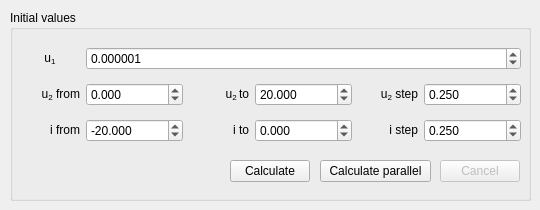
   <widget class="QWidget" name="tab_u2i">
    <attribute name="title">
     <string>u2, i</string>
    </attribute>
    <widget class="QGroupBox" name="groupBox_4">
     <property name="geometry">
      <rect>
       <x>10</x>
       <y>10</y>
       <width>521</width>
       <height>191</height>
      </rect>
     </property>
     <property name="title">
      <string>Initial values</string>
     </property>
     <widget class="QWidget" name="verticalLayoutWidget_3">
      <property name="geometry">
       <rect>
        <x>10</x>
        <y>30</y>
        <width>501</width>
        <height>111</height>
       </rect>
      </property>
      <layout class="QVBoxLayout" name="verticalLayout_4">
       <item>
        <layout class="QHBoxLayout" name="horizontalLayout_9">
         <item>
          <layout class="QHBoxLayout" name="horizontalLayout_78">
           <item>
            <widget class="QLabel" name="label_75">
             <property name="maximumSize">
              <size>
               <width>60</width>
               <height>16777215</height>
              </size>
             </property>
             <property name="text">
              <string>&lt;html&gt;&lt;head/&gt;&lt;body&gt;&lt;p align=&quot;center&quot;&gt;u&lt;span style=&quot; vertical-align:sub;&quot;&gt;1&lt;/span&gt;&lt;/p&gt;&lt;/body&gt;&lt;/html&gt;</string>
             </property>
            </widget>
           </item>
           <item>
            <widget class="QDoubleSpinBox" name="input_u1_u2i">
             <property name="decimals">
              <number>6</number>
             </property>
             <property name="minimum">
              <double>-1000.000000000000000</double>
             </property>
             <property name="maximum">
              <double>1000.000000000000000</double>
             </property>
             <property name="value">
              <double>0.000001000000000</double>
             </property>
            </widget>
           </item>
          </layout>
         </item>
        </layout>
       </item>
       <item>
        <layout class="QHBoxLayout" name="horizontalLayout_8">
         <item>
          <layout class="QHBoxLayout" name="horizontalLayout_75">
           <item>
            <widget class="QLabel" name="label_72">
             <property name="maximumSize">
              <size>
               <width>60</width>
               <height>16777215</height>
              </size>
             </property>
             <property name="text">
              <string>&lt;html&gt;&lt;head/&gt;&lt;body&gt;&lt;p align=&quot;right&quot;&gt;u&lt;span style=&quot; vertical-align:sub;&quot;&gt;2&lt;/span&gt; from&lt;/p&gt;&lt;/body&gt;&lt;/html&gt;</string>
             </property>
            </widget>
           </item>
           <item>
            <widget class="QDoubleSpinBox" name="input_u2_from_u2i">
             <property name="decimals">
              <number>3</number>
             </property>
             <property name="minimum">
              <double>-1000.000000000000000</double>
             </property>
             <property name="maximum">
              <double>1000.990000000000009</double>
             </property>
             <property name="singleStep">
              <double>1.000000000000000</double>
             </property>
             <property name="value">
              <double>0.000000000000000</double>
             </property>
            </widget>
           </item>
          </layout>
         </item>
         <item>
          <layout class="QHBoxLayout" name="horizontalLayout_76">
           <item>
            <widget class="QLabel" name="label_73">
             <property name="maximumSize">
              <size>
               <width>60</width>
               <height>16777215</height>
              </size>
             </property>
             <property name="text">
              <string>&lt;html&gt;&lt;head/&gt;&lt;body&gt;&lt;p align=&quot;right&quot;&gt;u&lt;span style=&quot; vertical-align:sub;&quot;&gt;2 &lt;/span&gt;to&lt;/p&gt;&lt;/body&gt;&lt;/html&gt;</string>
             </property>
            </widget>
           </item>
           <item>
            <widget class="QDoubleSpinBox" name="input_u2_to_u2i">
             <property name="decimals">
              <number>3</number>
             </property>
             <property name="minimum">
              <double>-1000.000000000000000</double>
             </property>
             <property name="maximum">
              <double>1000.000000000000000</double>
             </property>
             <property name="value">
              <double>20.000000000000000</double>
             </property>
            </widget>
           </item>
          </layout>
         </item>
         <item>
          <layout class="QHBoxLayout" name="horizontalLayout_77">
           <item>
            <widget class="QLabel" name="label_74">
             <property name="maximumSize">
              <size>
               <width>60</width>
               <height>16777215</height>
              </size>
             </property>
             <property name="text">
              <string>&lt;html&gt;&lt;head/&gt;&lt;body&gt;&lt;p align=&quot;right&quot;&gt;u&lt;span style=&quot; vertical-align:sub;&quot;&gt;2&lt;/span&gt; step&lt;/p&gt;&lt;/body&gt;&lt;/html&gt;</string>
             </property>
            </widget>
           </item>
           <item>
            <widget class="QDoubleSpinBox" name="input_u2_step_u2i">
             <property name="decimals">
              <number>3</number>
             </property>
             <property name="minimum">
              <double>0.001000000000000</double>
             </property>
             <property name="maximum">
              <double>100.000000000000000</double>
             </property>
             <property name="value">
              <double>0.250000000000000</double>
             </property>
            </widget>
           </item>
          </layout>
         </item>
        </layout>
       </item>
       <item>
        <layout class="QHBoxLayout" name="horizontalLayout_7">
         <item>
          <layout class="QHBoxLayout" name="horizontalLayout_72">
           <item>
            <widget class="QLabel" name="label_69">
             <property name="maximumSize">
              <size>
               <width>60</width>
               <height>16777215</height>
              </size>
             </property>
             <property name="text">
              <string>&lt;html&gt;&lt;head/&gt;&lt;body&gt;&lt;p align=&quot;right&quot;&gt;i from&lt;/p&gt;&lt;/body&gt;&lt;/html&gt;</string>
             </property>
            </widget>
           </item>
           <item>
            <widget class="QDoubleSpinBox" name="input_i_from_u2i">
             <property name="decimals">
              <number>3</number>
             </property>
             <property name="minimum">
              <double>-1000.000000000000000</double>
             </property>
             <property name="maximum">
              <double>1000.000000000000000</double>
             </property>
             <property name="value">
              <double>-20.000000000000000</double>
             </property>
            </widget>
           </item>
          </layout>
         </item>
         <item>
          <layout class="QHBoxLayout" name="horizontalLayout_73">
           <item>
            <widget class="QLabel" name="label_70">
             <property name="maximumSize">
              <size>
               <width>60</width>
               <height>16777215</height>
              </size>
             </property>
             <property name="text">
              <string>&lt;html&gt;&lt;head/&gt;&lt;body&gt;&lt;p align=&quot;right&quot;&gt;i to&lt;/p&gt;&lt;/body&gt;&lt;/html&gt;</string>
             </property>
            </widget>
           </item>
           <item>
            <widget class="QDoubleSpinBox" name="input_i_to_u2i">
             <property name="decimals">
              <number>3</number>
             </property>
             <property name="minimum">
              <double>-1000.000000000000000</double>
             </property>
             <property name="maximum">
              <double>1000.000000000000000</double>
             </property>
             <property name="value">
              <double>0.000000000000000</double>
             </property>
            </widget>
           </item>
          </layout>
         </item>
         <item>
          <layout class="QHBoxLayout" name="horizontalLayout_74">
           <item>
            <widget class="QLabel" name="label_71">
             <property name="maximumSize">
              <size>
               <width>60</width>
               <height>16777215</height>
              </size>
             </property>
             <property name="text">
              <string>&lt;html&gt;&lt;head/&gt;&lt;body&gt;&lt;p align=&quot;right&quot;&gt;i step&lt;/p&gt;&lt;/body&gt;&lt;/html&gt;</string>
             </property>
            </widget>
           </item>
           <item>
            <widget class="QDoubleSpinBox" name="input_i_step_u2i">
             <property name="decimals">
              <number>3</number>
             </property>
             <property name="minimum">
              <double>0.001000000000000</double>
             </property>
             <property name="maximum">
              <double>100.000000000000000</double>
             </property>
             <property name="value">
              <double>0.250000000000000</double>
             </property>
            </widget>
           </item>
          </layout>
         </item>
        </layout>
       </item>
      </layout>
     </widget>
     <widget class="QPushButton" name="button_calculate_parallel_u2i">
      <property name="geometry">
       <rect>
        <x>310</x>
        <y>150</y>
        <width>111</width>
        <height>22</height>
       </rect>
      </property>
      <property name="text">
       <string>Calculate parallel</string>
      </property>
     </widget>
     <widget class="QPushButton" name="button_cancel_u2i">
      <property name="enabled">
       <bool>false</bool>
      </property>
      <property name="geometry">
       <rect>
        <x>430</x>
        <y>150</y>
        <width>80</width>
        <height>22</height>
       </rect>
      </property>
      <property name="text">
       <string>Cancel</string>
      </property>
     </widget>
     <widget class="QPushButton" name="button_calculate_u2i">
      <property name="geometry">
       <rect>
        <x>220</x>
        <y>150</y>
        <width>80</width>
        <height>22</height>
       </rect>
      </property>
      <property name="text">
       <string>Calculate</string>
      </property>
     </widget>
    </widget>
   </widget>
